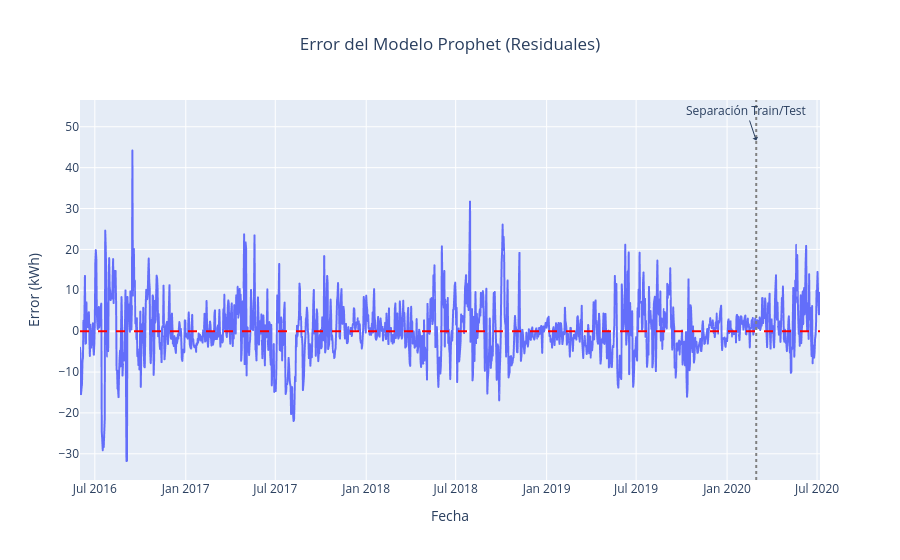

Notebook code cell kept with this figure:
### Markdown cell above
**Respuesta:**

### Code cell
# 1. Importar Prophet y Preparar los Datos 

print("Paso 1: Preparando datos para Prophet (renombrando a 'ds' e 'y')...")

prophet_train_df = df.loc[df['date'] <= split_date, ['date', 'Energy_kWh']].rename(
    columns={'date': 'ds', 'Energy_kWh': 'y'}
)

prophet_test_df = df.loc[df['date'] > split_date, ['date', 'Energy_kWh']].rename(
    columns={'date': 'ds', 'Energy_kWh': 'y'}
)

print(f"Datos de entrenamiento para Prophet: {prophet_train_df.shape[0]} filas")
print(f"Datos de prueba para Prophet: {prophet_test_df.shape[0]} filas")
print("\nPrimeras filas del set de entrenamiento de Prophet:")
print(prophet_train_df.head())


# 2. Crear, Ajustar y Predecir con Prophet 

print("\nPaso 2: Creando y ajustando el modelo Prophet...")

m = Prophet()

# Ajustar el modelo con los datos de entrenamiento
m.fit(prophet_train_df)

print("Ajuste (fit) completado.")

# Preparar el DataFrame para predicciones.
future_df = df[['date']].rename(columns={'date': 'ds'})

print("Generando predicciones para el intervalo completo...")
# Realizar predicciones sobre todas las fechas
forecast = m.predict(future_df)

print("Predicciones generadas.")

# 3. Graficar Predicciones y Componentes 

print("\nPaso 3: Generando gráficos de Prophet...")

# Gráfico 1: Predicción (Forecast)
print("Generando prophet_forecast.png ...")
fig1 = m.plot(forecast)
ax1 = fig1.gca()
ax1.axvline(pd.to_datetime(split_date), color='grey', linestyle='--', lw=2)
plt.savefig('prophet_forecast.png')
plt.close(fig1) 

# Gráfico 2: Componentes (Trend, Weekly, Yearly)
print("Generando prophet_components.png ...")
fig2 = m.plot_components(forecast)
plt.savefig('prophet_components.png')
plt.close(fig2) 

print("Gráficos guardados.")


# 4. Calcular el MAE 

print("\nPaso 4: Calculando el MAE del modelo Prophet...")

df_prophet_full = df[['date', 'Energy_kWh']].rename(columns={'date': 'ds', 'Energy_kWh': 'y'})

# Unir los valores reales (y) con los predichos (yhat)
comparison_df = pd.merge(df_prophet_full, forecast[['ds', 'yhat']], on='ds')

# Separar en train y test
split_datetime = pd.to_datetime(split_date)

train_comparison = comparison_df[comparison_df['ds'] <= split_datetime]
test_comparison = comparison_df[comparison_df['ds'] > split_datetime]

# Calcular MAE
mae_train_prophet = mean_absolute_error(train_comparison['y'], train_comparison['yhat'])
mae_test_prophet = mean_absolute_error(test_comparison['y'], test_comparison['yhat'])

print(f"Resultados del Modelo Prophet:")
print(f"MAE en Entrenamiento: {mae_train_prophet:.4f} kWh")
print(f"MAE en Prueba:        {mae_test_prophet:.4f} kWh")


# 5. Graficar el Error (Residuales) 

print("\nPaso 5: Generando gráfico del error (residuales) de Prophet...")

# Calcular el error en todo el intervalo
comparison_df['error'] = comparison_df['y'] - comparison_df['yhat']

# Graficar el error 
fig_error_prophet = px.line(comparison_df, 
                            x='ds', 
                            y='error', 
                            title='Error del Modelo Prophet (Residuales)',
                            labels={'ds': 'Fecha', 'error': 'Error (Real - Predicho) kWh'}
                           )

fig_error_prophet.add_hline(y=0, 
                            line_width=2, 
                            line_dash="dash", 
                            line_color="red"
                           )

fig_error_prophet.add_vline(x=split_datetime, 
                            line_width=2, 
                            line_dash="dot", 
                            line_color="grey"
                           )

fig_error_prophet.add_annotation(
    x=split_datetime,
    y=comparison_df['error'].max(), 
    text="Separación Train/Test",
    showarrow=True,
    arrowhead=1,
    yshift=10 
)

fig_error_prophet.update_layout(
    xaxis_title='Fecha',
    yaxis_title='Error (kWh)',
    title_x=0.5 
)

fig_error_prophet.show()

### Figure 1 — Plotly figure (JSON) as saved in the notebook; plotly's stock layout.template omitted (floating-point values rounded to 4 significant figures; data arrays with more than 128 entries replaced by an {"elided": "..."} marker saying what was removed)
{"data": [{"hovertemplate": "Fecha=%{x}<br>Error (Real - Predicho) kWh=%{y}<extra></extra>", "legendgroup": "", "line": {"color": "#636efa", "dash": "solid"}, "marker": {"symbol": "circle"}, "mode": "lines", "name": "", "showlegend": false, "type": "scattergl", "x": {"elided": "1498 str values"}, "xaxis": "x", "y": {"elided": "1498 float values"}, "yaxis": "y"}], "layout": {"annotations": [{"arrowhead": 1, "showarrow": true, "text": "Separación Train/Test", "x": "2020-02-29T00:00:00", "y": 44.2, "yshift": 10}], "legend": {"tracegroupgap": 0}, "shapes": [{"line": {"color": "red", "dash": "dash", "width": 2}, "type": "line", "x0": 0, "x1": 1, "xref": "x domain", "y0": 0, "y1": 0, "yref": "y"}, {"line": {"color": "grey", "dash": "dot", "width": 2}, "type": "line", "x0": "2020-02-29T00:00:00", "x1": "2020-02-29T00:00:00", "xref": "x", "y0": 0, "y1": 1, "yref": "y domain"}], "title": {"text": "Error del Modelo Prophet (Residuales)", "x": 0.5}, "xaxis": {"anchor": "y", "domain": [0, 1], "title": {"text": "Fecha"}}, "yaxis": {"anchor": "x", "domain": [0, 1], "title": {"text": "Error (kWh)"}}}}
